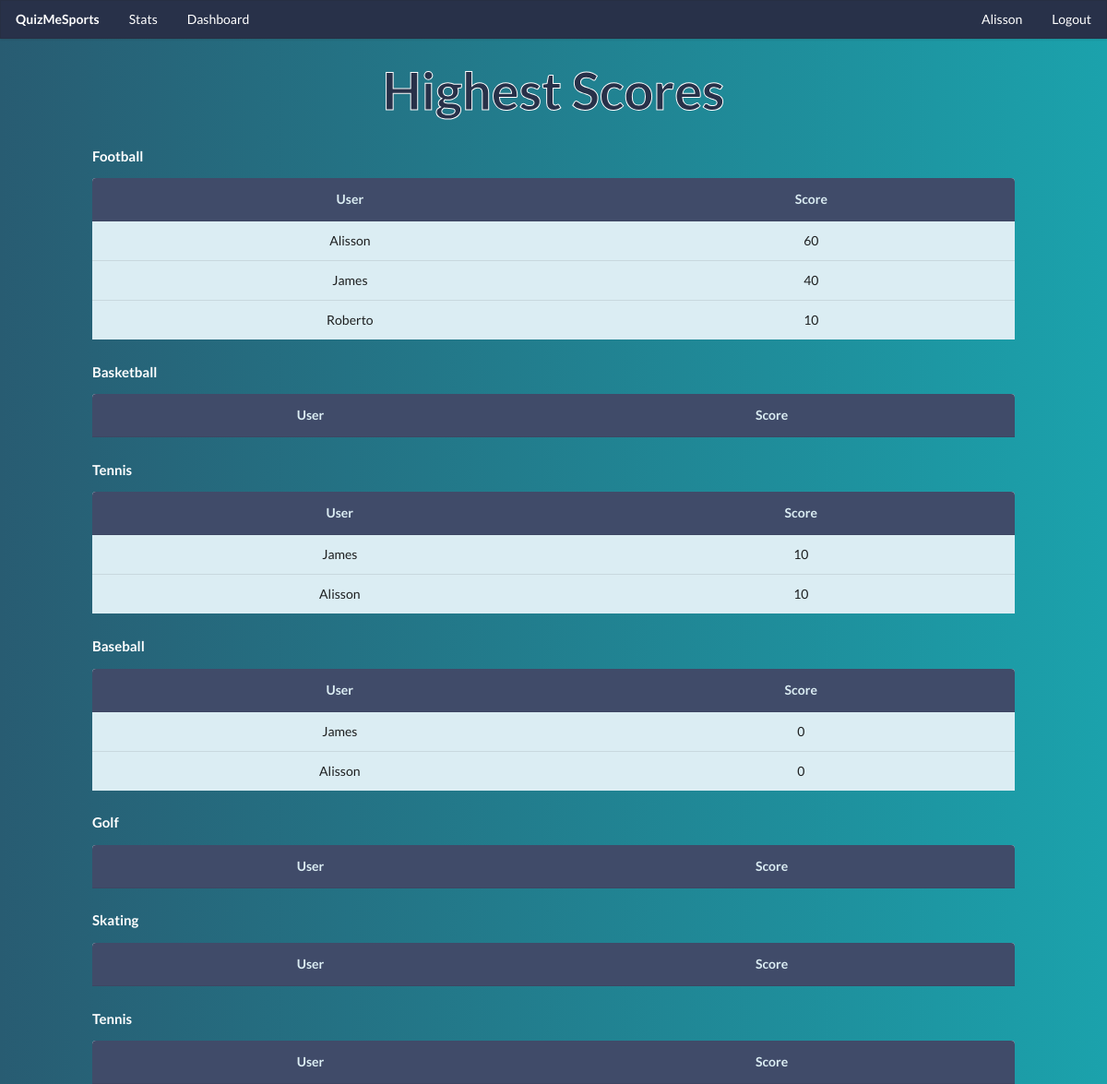
Before: /dashboard (signed in) with the older database file.
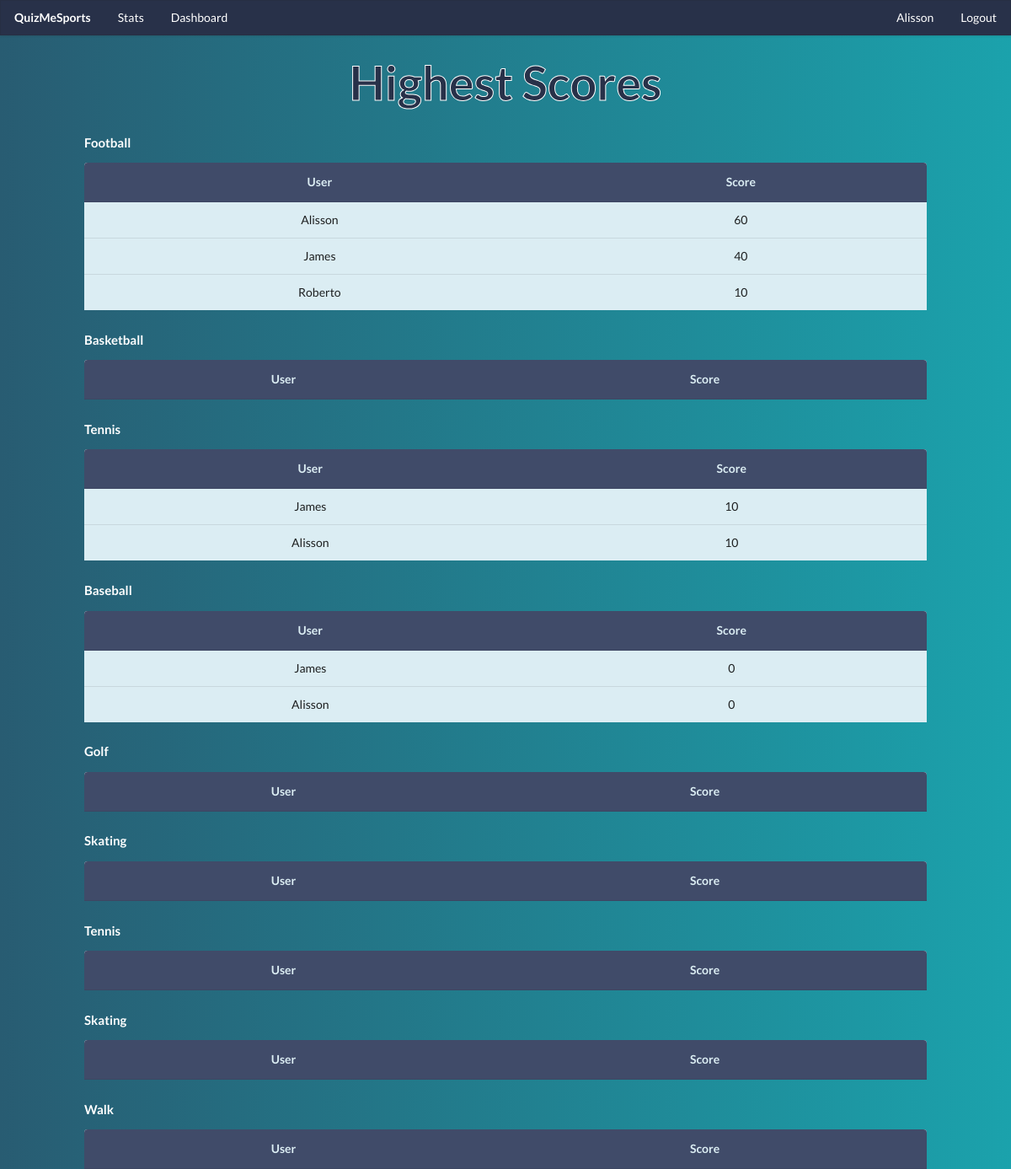
After: the same page with the newer database file.
### questions_app/models.py (models this page shows, shortened)
class Category(models.Model):
    title =  models.CharField(max_length=40)
    created_at = models.DateTimeField(auto_now_add=True)
    updated_at = models.DateTimeField(auto_now=True)
    objects = CategoryManager()

### login_app/models.py (models this page shows, shortened)
class User(models.Model):
    first_name= models.CharField(max_length=40)
    last_name= models.CharField(max_length=40, blank=True)
    email= models.EmailField()
    password= models.CharField(max_length=120)
    isadmin=models.BooleanField(default=False)
    created_at = models.DateTimeField(auto_now_add=True)
    updated_at = models.DateTimeField(auto_now=True)
    objects = UserManager()

### profile_app/views.py (the view)
# urls.py: path('dashboard',views.dashboard),
def dashboard(request):
    if 'user_id' in request.session:
        all_users=User.objects.all()
        all_categories=Category.objects.all()
        score_results = Score.objects.values('quiz_category','quiz_taken_by').annotate(sum=Sum('score')).order_by('-sum')
        context={
            "categories":Category.objects.all(),
            "users":User.objects.all(),
            "scores":score_results,
        }
        return render(request,'dashboard.html',context)
    return HttpResponse(render(request,'index.html'))

### profile_app/templates/dashboard.html (shortened to what this page needs)
<!DOCTYPE html>
<html lang="en">
    <head>
        {% load static%}
        <link rel="stylesheet" href="{% static 'css/styles.css'%}">
        <link rel="stylesheet" href="https://cdn.jsdelivr.net/npm/semantic-ui@2.4.2/dist/semantic.min.css">
    </head>
    <body>
        <div id="navbar" class="ui fixed borderless menu">
            <a href="/play" class="header item">QuizMeSports</a>
            <a href="/stats" class="item">Stats</a>
            <a href="/dashboard" class="item">Dashboard</a>
            <div class="right menu">
                <a href="{%url 'user_page'%}" class="item">{{request.session.first_name| capfirst}}</a>
                <a href="{%url 'logout'%}" class="item">Logout</a>
            </div>
        </div>
        <div id="dashboard-container">
            <h1 class="ui center aligned header">Highest Scores</h1>
            {%for category in categories %}
                <h4 >{{category.title| capfirst}}</h4>
                <table class="ui table center aligned">
                    <thead>
                        <tr>
                        <th>User</th>
                        <th>Score</th>
                        </tr>
                    </thead>
                    <tbody>
                    {%for score in scores%}
                        {%if score.quiz_category == category.id%}
                            {%for user in users%}
                                {%if user.id == score.quiz_taken_by %}
                                    <tr>
                                        <td>{{ user.first_name| capfirst}}</td>
                                        <td>{{ score.sum }}</td>
                                    </tr>
                                {%endif%}
                            {%endfor%}
                    {%endif%}
                    {%endfor%}
                    </tbody>
                </table>
            {%endfor%}
        </div>
    </body>
</html>

Changed rows visible on the page:
added Category: title "Skating"
added Category: title "Walk"
